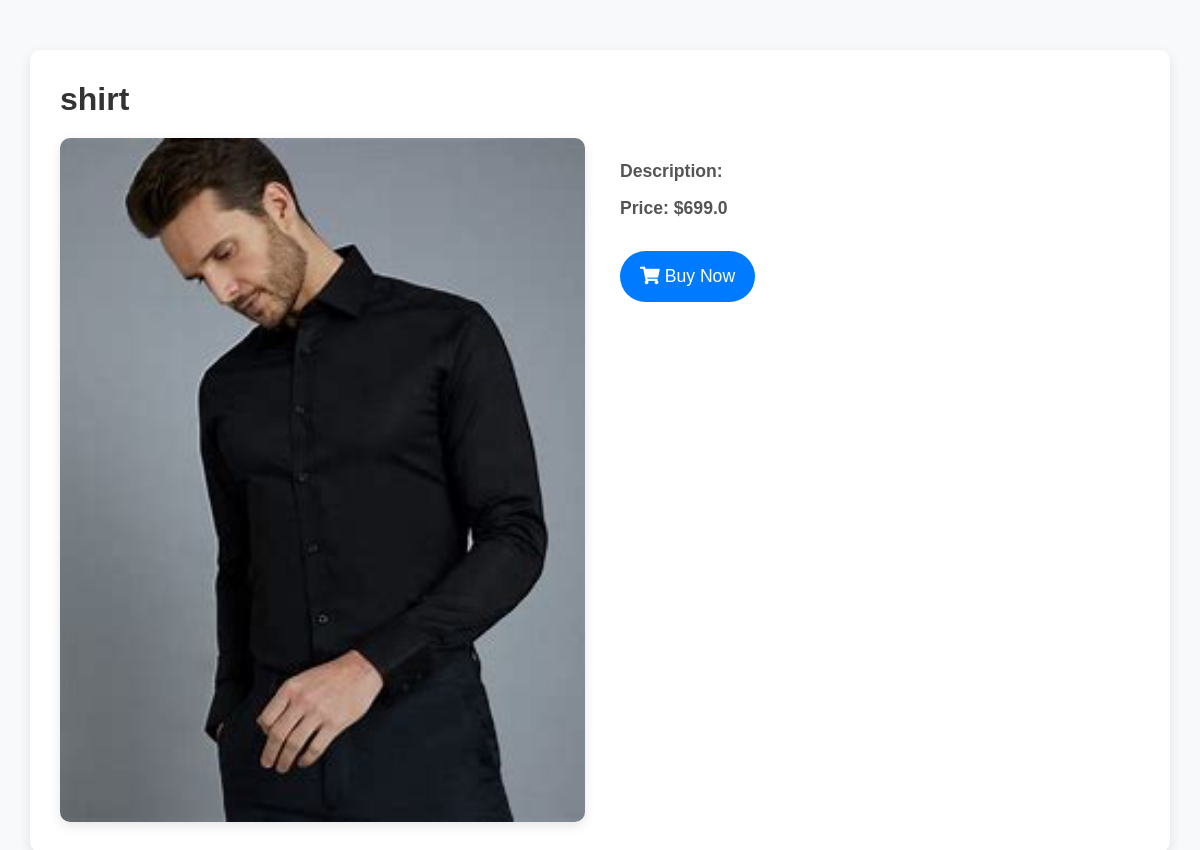
The app's page /order/9/ with its own data.
### userapk/models.py (models this page shows, shortened)
class Order(models.Model):
    customer = models.ForeignKey(Customer, on_delete=models.CASCADE)
    product = models.ForeignKey(Product, on_delete=models.CASCADE)
    quantity = models.IntegerField(default=1)
    total_price = models.FloatField()
    order_date = models.DateTimeField(auto_now_add=True)
    status = models.CharField(max_length=20,default='Pending')
    otp = models.CharField(max_length=6, blank=True, null=True)
    confirmed_at = models.DateTimeField(blank=True, null=True)

### adminapk/models.py (models this page shows)
class Product(models.Model):
    name = models.CharField(max_length=50)
    price = models.FloatField()
    category = models.ForeignKey(Category, on_delete=models.CASCADE, null=True)
    des = models.CharField(max_length=100)
    image = models.FileField(upload_to='uploads/products/')

### userapk/views.py (the view)
# urls.py: path('order/<int:order_id>/', views.order_detail_view, name='order_detail_view'),
def order_detail_view(request, order_id):
    order = get_object_or_404(Order, id=order_id)
    return render(request, 'product_detail.html', {'order': order})

### templates/product_detail.html (shortened to what this page needs)
<!DOCTYPE html>
<html lang="en">
<head>
    <link href="https://stackpath.bootstrapcdn.com/bootstrap/4.5.2/css/bootstrap.min.css" rel="stylesheet">
    <link href="https://cdnjs.cloudflare.com/ajax/libs/font-awesome/5.15.4/css/all.min.css" rel="stylesheet">
</head>
<body>
    <div class="container">
        <h2>{{ order.product.name }}</h2>
        <div class="row">
            <div class="col-md-6">
                <img src="{{ order.product.image.url }}" alt="{{ order.product.name }}" class="product-image">
            </div>
            <div class="col-md-6 product-details">
                <p><strong>Description:</strong> {{ order.product.description }}</p>
                <p class="price">Price: ${{ order.product.price }}</p>
                <button class="btn buy-now-btn"><i class="fas fa-shopping-cart"></i> Buy Now</button>
            </div>
        </div>
    </div>
</body>
</html>

### templates/product_detail.html (style rules this page uses)
body { background-color: #f8f9fa; font-family: 'Arial', sans-serif; }
.container { margin-top: 50px; background: #ffffff; padding: 30px; border-radius: 10px; box-shadow: 0 4px 12px rgba(0, 0, 0, 0.1); }
h2 { color: #333; font-weight: bold; margin-bottom: 20px; }
.product-image { width: 100%; height: auto; border-radius: 10px; box-shadow: 0 4px 12px rgba(0, 0, 0, 0.1); transition: transform 0.3s ease; }
.product-details { padding: 20px; }
.product-details p { color: #555; font-size: 1.1rem; margin-bottom: 10px; }
.price { color: #e74c3c; font-size: 1.5rem; font-weight: bold; }
.buy-now-btn { margin-top: 20px; background-color: #007bff; border: none; color: white; padding: 12px 20px; border-radius: 50px; font-size: 1.1rem; transition: background-color 0.3s ease; }

### records on screen
Order: product.name "shirt", product.image (picture), product.price "699.0"
